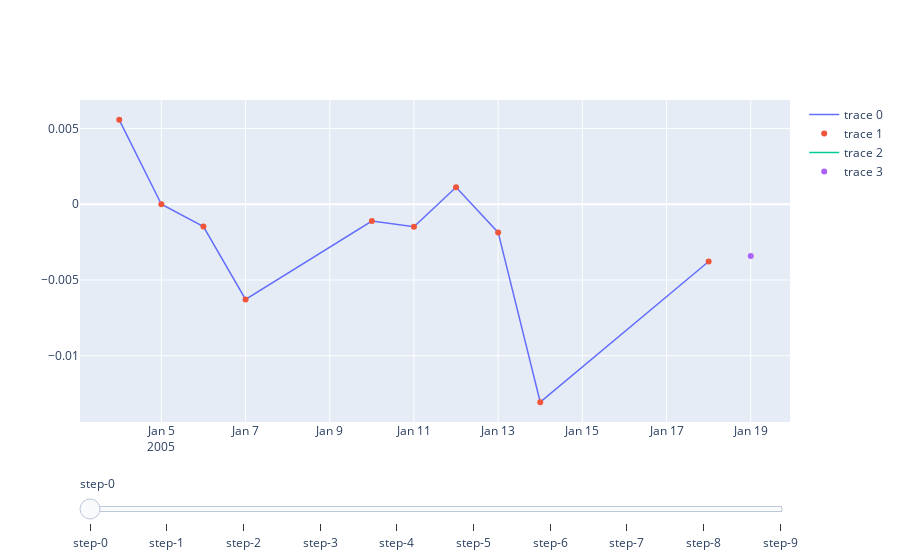

Notebook code cell kept with this figure:
### Code cell
plot_slider(x_resample, y_resample)

### Figure 1 — Plotly figure (JSON) as saved in the notebook; plotly's stock layout.template omitted (floating-point values rounded to 4 significant figures)
{"data": [{"line": {"width": 1.5}, "mode": "lines", "type": "scatter", "visible": true, "x": ["2005-01-04T00:00:00", "2005-01-05T00:00:00", "2005-01-06T00:00:00", "2005-01-07T00:00:00", "2005-01-10T00:00:00", "2005-01-11T00:00:00", "2005-01-12T00:00:00", "2005-01-13T00:00:00", "2005-01-14T00:00:00", "2005-01-18T00:00:00"], "y": [0.005566, 6.102e-08, -0.001477, -0.006282, -0.001116, -0.00149, 0.001119, -0.001862, -0.01306, -0.003781]}, {"mode": "markers", "type": "scatter", "visible": true, "x": ["2005-01-04T00:00:00", "2005-01-05T00:00:00", "2005-01-06T00:00:00", "2005-01-07T00:00:00", "2005-01-10T00:00:00", "2005-01-11T00:00:00", "2005-01-12T00:00:00", "2005-01-13T00:00:00", "2005-01-14T00:00:00", "2005-01-18T00:00:00"], "y": [0.005566, 6.102e-08, -0.001477, -0.006282, -0.001116, -0.00149, 0.001119, -0.001862, -0.01306, -0.003781]}, {"line": {"width": 1.5}, "mode": "lines", "type": "scatter", "visible": true, "x": ["2005-01-19T00:00:00"], "y": [-0.003416]}, {"mode": "markers", "type": "scatter", "visible": true, "x": ["2005-01-19T00:00:00"], "y": [-0.003416]}, {"line": {"width": 1.5}, "mode": "lines", "type": "scatter", "visible": false, "x": ["2006-09-20T00:00:00", "2006-09-21T00:00:00", "2006-09-22T00:00:00", "2006-09-25T00:00:00", "2006-09-26T00:00:00", "2006-09-27T00:00:00", "2006-09-28T00:00:00", "2006-09-29T00:00:00", "2006-10-02T00:00:00", "2006-10-03T00:00:00"], "y": [0.01076, 0.0007343, -0.01468, 0.01266, 0.004781, 0.005491, 0.00182, -0.003634, 0.002552, -0.0003638]}, {"mode": "markers", "type": "scatter", "visible": false, "x": ["2006-09-20T00:00:00", "2006-09-21T00:00:00", "2006-09-22T00:00:00", "2006-09-25T00:00:00", "2006-09-26T00:00:00", "2006-09-27T00:00:00", "2006-09-28T00:00:00", "2006-09-29T00:00:00", "2006-10-02T00:00:00", "2006-10-03T00:00:00"], "y": [0.01076, 0.0007343, -0.01468, 0.01266, 0.004781, 0.005491, 0.00182, -0.003634, 0.002552, -0.0003638]}, {"line": {"width": 1.5}, "mode": "lines", "type": "scatter", "visible": false, "x": ["2006-10-04T00:00:00"], "y": [0.01747]}, {"mode": "markers", "type": "scatter", "visible": false, "x": ["2006-10-04T00:00:00"], "y": [0.01747]}, {"line": {"width": 1.5}, "mode": "lines", "type": "scatter", "visible": false, "x": ["2008-06-09T00:00:00", "2008-06-10T00:00:00", "2008-06-11T00:00:00", "2008-06-12T00:00:00", "2008-06-13T00:00:00", "2008-06-16T00:00:00", "2008-06-17T00:00:00", "2008-06-18T00:00:00", "2008-06-19T00:00:00", "2008-06-20T00:00:00"], "y": [-0.009229, 0.01362, -0.01237, 0.02183, 0.03573, -0.01556, 0.0003431, -0.008928, 0.01143, -0.00925]}, {"mode": "markers", "type": "scatter", "visible": false, "x": ["2008-06-09T00:00:00", "2008-06-10T00:00:00", "2008-06-11T00:00:00", "2008-06-12T00:00:00", "2008-06-13T00:00:00", "2008-06-16T00:00:00", "2008-06-17T00:00:00", "2008-06-18T00:00:00", "2008-06-19T00:00:00", "2008-06-20T00:00:00"], "y": [-0.009229, 0.01362, -0.01237, 0.02183, 0.03573, -0.01556, 0.0003431, -0.008928, 0.01143, -0.00925]}, {"line": {"width": 1.5}, "mode": "lines", "type": "scatter", "visible": false, "x": ["2008-06-23T00:00:00"], "y": [-0.01764]}, {"mode": "markers", "type": "scatter", "visible": false, "x": ["2008-06-23T00:00:00"], "y": [-0.01764]}, {"line": {"width": 1.5}, "mode": "lines", "type": "scatter", "visible": false, "x": ["2010-02-24T00:00:00", "2010-02-25T00:00:00", "2010-02-26T00:00:00", "2010-03-01T00:00:00", "2010-03-02T00:00:00", "2010-03-03T00:00:00", "2010-03-04T00:00:00", "2010-03-05T00:00:00", "2010-03-08T00:00:00", "2010-03-09T00:00:00"], "y": [-0.001387, -0.004863, 0.006981, 0.006932, 0.008606, -0.02355, 0.001398, 0.001047, 0.008717, 0.006222]}, {"mode": "markers", "type": "scatter", "visible": false, "x": ["2010-02-24T00:00:00", "2010-02-25T00:00:00", "2010-02-26T00:00:00", "2010-03-01T00:00:00", "2010-03-02T00:00:00", "2010-03-03T00:00:00", "2010-03-04T00:00:00", "2010-03-05T00:00:00", "2010-03-08T00:00:00", "2010-03-09T00:00:00"], "y": [-0.001387, -0.004863, 0.006981, 0.006932, 0.008606, -0.02355, 0.001398, 0.001047, 0.008717, 0.006222]}, {"line": {"width": 1.5}, "mode": "lines", "type": "scatter", "visible": false, "x": ["2010-03-10T00:00:00"], "y": [4.138e-07]}, {"mode": "markers", "type": "scatter", "visible": false, "x": ["2010-03-10T00:00:00"], "y": [4.138e-07]}, {"line": {"width": 1.5}, "mode": "lines", "type": "scatter", "visible": false, "x": ["2011-11-08T00:00:00", "2011-11-09T00:00:00", "2011-11-10T00:00:00", "2011-11-11T00:00:00", "2011-11-14T00:00:00", "2011-11-15T00:00:00", "2011-11-16T00:00:00", "2011-11-17T00:00:00", "2011-11-18T00:00:00", "2011-11-21T00:00:00"], "y": [0.01417, -0.01654, -0.009346, 0.02189, -0.002954, 0.005291, -0.01596, -0.01773, -0.02074, -0.009804]}, {"mode": "markers", "type": "scatter", "visible": false, "x": ["2011-11-08T00:00:00", "2011-11-09T00:00:00", "2011-11-10T00:00:00", "2011-11-11T00:00:00", "2011-11-14T00:00:00", "2011-11-15T00:00:00", "2011-11-16T00:00:00", "2011-11-17T00:00:00", "2011-11-18T00:00:00", "2011-11-21T00:00:00"], "y": [0.01417, -0.01654, -0.009346, 0.02189, -0.002954, 0.005291, -0.01596, -0.01773, -0.02074, -0.009804]}, {"line": {"width": 1.5}, "mode": "lines", "type": "scatter", "visible": false, "x": ["2011-11-22T00:00:00"], "y": [-0.01149]}, {"mode": "markers", "type": "scatter", "visible": false, "x": ["2011-11-22T00:00:00"], "y": [-0.01149]}, {"line": {"width": 1.5}, "mode": "lines", "type": "scatter", "visible": false, "x": ["2013-07-30T00:00:00", "2013-07-31T00:00:00", "2013-08-01T00:00:00", "2013-08-02T00:00:00", "2013-08-05T00:00:00", "2013-08-06T00:00:00", "2013-08-07T00:00:00", "2013-08-08T00:00:00", "2013-08-09T00:00:00", "2013-08-12T00:00:00"], "y": [0.01646, -0.002179, 0.001248, -0.005921, 0.003135, -0.01031, 0.01358, 0.03022, -0.005141, 0.002128]}, {"mode": "markers", "type": "scatter", "visible": false, "x": ["2013-07-30T00:00:00", "2013-07-31T00:00:00", "2013-08-01T00:00:00", "2013-08-02T00:00:00", "2013-08-05T00:00:00", "2013-08-06T00:00:00", "2013-08-07T00:00:00", "2013-08-08T00:00:00", "2013-08-09T00:00:00", "2013-08-12T00:00:00"], "y": [0.01646, -0.002179, 0.001248, -0.005921, 0.003135, -0.01031, 0.01358, 0.03022, -0.005141, 0.002128]}, {"line": {"width": 1.5}, "mode": "lines", "type": "scatter", "visible": false, "x": ["2013-08-13T00:00:00"], "y": [-0.005782]}, {"mode": "markers", "type": "scatter", "visible": false, "x": ["2013-08-13T00:00:00"], "y": [-0.005782]}, {"line": {"width": 1.5}, "mode": "lines", "type": "scatter", "visible": false, "x": ["2015-04-16T00:00:00", "2015-04-17T00:00:00", "2015-04-20T00:00:00", "2015-04-21T00:00:00", "2015-04-22T00:00:00", "2015-04-23T00:00:00", "2015-04-24T00:00:00", "2015-04-27T00:00:00", "2015-04-28T00:00:00", "2015-04-29T00:00:00"], "y": [-0.002826, -0.01417, 0.03426, -0.0004634, -0.0004636, 0.01113, 0.1039, -0.0002078, 0.02244, 0.002032]}, {"mode": "markers", "type": "scatter", "visible": false, "x": ["2015-04-16T00:00:00", "2015-04-17T00:00:00", "2015-04-20T00:00:00", "2015-04-21T00:00:00", "2015-04-22T00:00:00", "2015-04-23T00:00:00", "2015-04-24T00:00:00", "2015-04-27T00:00:00", "2015-04-28T00:00:00", "2015-04-29T00:00:00"], "y": [-0.002826, -0.01417, 0.03426, -0.0004634, -0.0004636, 0.01113, 0.1039, -0.0002078, 0.02244, 0.002032]}, {"line": {"width": 1.5}, "mode": "lines", "type": "scatter", "visible": false, "x": ["2015-04-30T00:00:00"], "y": [0.004664]}, {"mode": "markers", "type": "scatter", "visible": false, "x": ["2015-04-30T00:00:00"], "y": [0.004664]}, {"line": {"width": 1.5}, "mode": "lines", "type": "scatter", "visible": false, "x": ["2016-12-30T00:00:00", "2017-01-03T00:00:00", "2017-01-04T00:00:00", "2017-01-05T00:00:00", "2017-01-06T00:00:00", "2017-01-09T00:00:00", "2017-01-10T00:00:00", "2017-01-11T00:00:00", "2017-01-12T00:00:00", "2017-01-13T00:00:00"], "y": [-0.003323, -0.002381, -0.001432, -0.001434, 0.00782, -0.001109, -0.0001588, 0.002537, 0.002689, -0.00836]}, {"mode": "markers", "type": "scatter", "visible": false, "x": ["2016-12-30T00:00:00", "2017-01-03T00:00:00", "2017-01-04T00:00:00", "2017-01-05T00:00:00", "2017-01-06T00:00:00", "2017-01-09T00:00:00", "2017-01-10T00:00:00", "2017-01-11T00:00:00", "2017-01-12T00:00:00", "2017-01-13T00:00:00"], "y": [-0.003323, -0.002381, -0.001432, -0.001434, 0.00782, -0.001109, -0.0001588, 0.002537, 0.002689, -0.00836]}, {"line": {"width": 1.5}, "mode": "lines", "type": "scatter", "visible": false, "x": ["2017-01-17T00:00:00"], "y": [-0.002704]}, {"mode": "markers", "type": "scatter", "visible": false, "x": ["2017-01-17T00:00:00"], "y": [-0.002704]}, {"line": {"width": 1.5}, "mode": "lines", "type": "scatter", "visible": false, "x": ["2018-09-18T00:00:00", "2018-09-19T00:00:00", "2018-09-20T00:00:00", "2018-09-21T00:00:00", "2018-09-24T00:00:00", "2018-09-25T00:00:00", "2018-09-26T00:00:00", "2018-09-27T00:00:00", "2018-09-28T00:00:00", "2018-10-01T00:00:00"], "y": [-2.114e-07, -0.003342, 0.004236, 0.01309, -0.003383, 0.001741, -0.0003475, -0.001304, -0.002959, 0.009688]}, {"mode": "markers", "type": "scatter", "visible": false, "x": ["2018-09-18T00:00:00", "2018-09-19T00:00:00", "2018-09-20T00:00:00", "2018-09-21T00:00:00", "2018-09-24T00:00:00", "2018-09-25T00:00:00", "2018-09-26T00:00:00", "2018-09-27T00:00:00", "2018-09-28T00:00:00", "2018-10-01T00:00:00"], "y": [-2.114e-07, -0.003342, 0.004236, 0.01309, -0.003383, 0.001741, -0.0003475, -0.001304, -0.002959, 0.009688]}, {"line": {"width": 1.5}, "mode": "lines", "type": "scatter", "visible": false, "x": ["2018-10-02T00:00:00"], "y": [0.001383]}, {"mode": "markers", "type": "scatter", "visible": false, "x": ["2018-10-02T00:00:00"], "y": [0.001383]}, {"line": {"width": 1.5}, "mode": "lines", "type": "scatter", "visible": false, "x": ["2020-06-05T00:00:00", "2020-06-08T00:00:00", "2020-06-09T00:00:00", "2020-06-10T00:00:00", "2020-06-11T00:00:00", "2020-06-12T00:00:00", "2020-06-15T00:00:00", "2020-06-16T00:00:00", "2020-06-17T00:00:00", "2020-06-18T00:00:00"], "y": [0.01017, 0.004368, 0.0114, 0.04101, -0.0139, -0.02064, -0.004694, 0.02494, 0.003784, 0.0008659]}, {"mode": "markers", "type": "scatter", "visible": false, "x": ["2020-06-05T00:00:00", "2020-06-08T00:00:00", "2020-06-09T00:00:00", "2020-06-10T00:00:00", "2020-06-11T00:00:00", "2020-06-12T00:00:00", "2020-06-15T00:00:00", "2020-06-16T00:00:00", "2020-06-17T00:00:00", "2020-06-18T00:00:00"], "y": [0.01017, 0.004368, 0.0114, 0.04101, -0.0139, -0.02064, -0.004694, 0.02494, 0.003784, 0.0008659]}, {"line": {"width": 1.5}, "mode": "lines", "type": "scatter", "visible": false, "x": ["2020-06-19T00:00:00"], "y": [0.01425]}, {"mode": "markers", "type": "scatter", "visible": false, "x": ["2020-06-19T00:00:00"], "y": [0.01425]}], "layout": {"sliders": [{"active": 0, "pad": {"t": 50}, "steps": [{"args": [{"visible": [true, true, true, true, false, false, false, false, false, false, false, false, false, false, false, false, false, false, false, false, false, false, false, false, false, false, false, false, false, false, false, false, false, false, false, false, false, false, false, false]}, {"title": "frame 0"}], "method": "update"}, {"args": [{"visible": [false, false, false, false, true, true, true, true, false, false, false, false, false, false, false, false, false, false, false, false, false, false, false, false, false, false, false, false, false, false, false, false, false, false, false, false, false, false, false, false]}, {"title": "frame 1"}], "method": "update"}, {"args": [{"visible": [false, false, false, false, false, false, false, false, true, true, true, true, false, false, false, false, false, false, false, false, false, false, false, false, false, false, false, false, false, false, false, false, false, false, false, false, false, false, false, false]}, {"title": "frame 2"}], "method": "update"}, {"args": [{"visible": [false, false, false, false, false, false, false, false, false, false, false, false, true, true, true, true, false, false, false, false, false, false, false, false, false, false, false, false, false, false, false, false, false, false, false, false, false, false, false, false]}, {"title": "frame 3"}], "method": "update"}, {"args": [{"visible": [false, false, false, false, false, false, false, false, false, false, false, false, false, false, false, false, true, true, true, true, false, false, false, false, false, false, false, false, false, false, false, false, false, false, false, false, false, false, false, false]}, {"title": "frame 4"}], "method": "update"}, {"args": [{"visible": [false, false, false, false, false, false, false, false, false, false, false, false, false, false, false, false, false, false, false, false, true, true, true, true, false, false, false, false, false, false, false, false, false, false, false, false, false, false, false, false]}, {"title": "frame 5"}], "method": "update"}, {"args": [{"visible": [false, false, false, false, false, false, false, false, false, false, false, false, false, false, false, false, false, false, false, false, false, false, false, false, true, true, true, true, false, false, false, false, false, false, false, false, false, false, false, false]}, {"title": "frame 6"}], "method": "update"}, {"args": [{"visible": [false, false, false, false, false, false, false, false, false, false, false, false, false, false, false, false, false, false, false, false, false, false, false, false, false, false, false, false, true, true, true, true, false, false, false, false, false, false, false, false]}, {"title": "frame 7"}], "method": "update"}, {"args": [{"visible": [false, false, false, false, false, false, false, false, false, false, false, false, false, false, false, false, false, false, false, false, false, false, false, false, false, false, false, false, false, false, false, false, true, true, true, true, false, false, false, false]}, {"title": "frame 8"}], "method": "update"}, {"args": [{"visible": [false, false, false, false, false, false, false, false, false, false, false, false, false, false, false, false, false, false, false, false, false, false, false, false, false, false, false, false, false, false, false, false, false, false, false, false, true, true, true, true]}, {"title": "frame 9"}], "method": "update"}]}]}}
